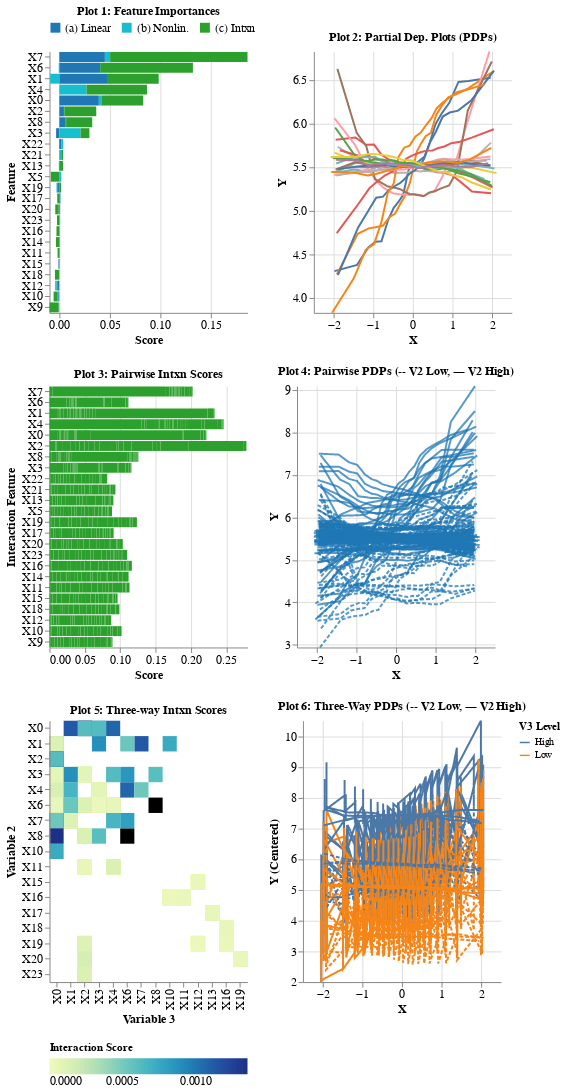

Here is the notebook cell this chart was saved with:
### Code cell
#Plot
simulation_dive['plot']

### Figure 1 — Vega-Lite specification as saved in the notebook (floating-point values rounded to 4 significant figures; data arrays with more than 128 entries replaced by an {"elided": "..."} marker saying what was removed)
{"config": {"view": {"continuousWidth": 300, "continuousHeight": 300, "stroke": null}, "axis": {"labelFontSize": 12, "titleFontSize": 12}, "title": {"fontSize": 12}}, "vconcat": [{"hconcat": [{"data": {"name": "data-a2563b9af7774f0f024efb2414667247"}, "mark": {"type": "bar", "size": 10}, "encoding": {"color": {"field": "Type", "legend": {"labelFontSize": 12, "orient": "top", "title": null, "titleFontSize": 12}, "scale": {"domain": ["(a) Linear", "(b) Nonlin.", "(c) Intxn"], "range": ["#1f77b4FF", "#17becfFF", "#2ca02cFF"]}, "type": "nominal"}, "opacity": {"condition": {"test": {"or": [{"param": "param_17"}, {"param": "param_18"}]}, "value": 1.0}, "value": 0.5}, "x": {"aggregate": "sum", "axis": {"title": "Score"}, "field": "Diff", "scale": {"domain": [-0.009694, 0.1862]}, "type": "quantitative"}, "y": {"field": "Feature", "sort": ["X7", "X6", "X1", "X4", "X0", "X2", "X8", "X3", "X22", "X21", "X13", "X5", "X19", "X17", "X20", "X23", "X16", "X14", "X11", "X15", "X18", "X12", "X10", "X9"], "type": "nominal"}}, "height": 264.0, "name": "view_9", "title": "Plot 1: Feature Importances", "width": 200}, {"data": {"name": "data-0317f7b3154d5ce2974bdd6dbb7ffcc3"}, "mark": {"type": "line"}, "encoding": {"color": {"condition": {"test": {"or": [{"param": "param_19"}, {"param": "param_20"}]}, "field": "Feature", "legend": null, "type": "nominal"}, "value": "lightgray"}, "x": {"field": "X", "type": "quantitative"}, "y": {"field": "Y", "scale": {"domain": [3.829, 6.825], "zero": false}, "type": "quantitative"}}, "height": 264.0, "name": "view_10", "title": "Plot 2: Partial Dep. Plots (PDPs)", "transform": [{"filter": {"or": [{"param": "param_17"}, {"param": "param_18"}]}}], "width": 200}], "resolve": {"scale": {"color": "independent"}}}, {"hconcat": [{"data": {"name": "data-b37040d9bfd5ea53f4f79ac5bfcab2cd"}, "mark": {"type": "bar", "size": 10}, "encoding": {"color": {"condition": {"test": {"or": [{"param": "param_21"}, {"param": "param_22"}]}, "field": "Feature", "legend": null, "scale": {"domain": ["X1", "X2", "X3", "X4", "X5", "X6", "X7", "X8", "X9", "X10", "X11", "X12", "X13", "X14", "X15", "X16", "X17", "X18", "X19", "X20", "X21", "X22", "X23", "X0"], "range": ["#2ca02cFF", "#2ca02cFF", "#2ca02cFF", "#2ca02cFF", "#2ca02cFF", "#2ca02cFF", "#2ca02cFF", "#2ca02cFF", "#2ca02cFF", "#2ca02cFF", "#2ca02cFF", "#2ca02cFF", "#2ca02cFF", "#2ca02cFF", "#2ca02cFF", "#2ca02cFF", "#2ca02cFF", "#2ca02cFF", "#2ca02cFF", "#2ca02cFF", "#2ca02cFF", "#2ca02cFF", "#2ca02cFF", "#2ca02cFF"]}, "type": "nominal"}, "value": "lightgray"}, "x": {"aggregate": "sum", "axis": {"title": "Score"}, "field": "Diff", "type": "quantitative"}, "y": {"field": "Feature 2", "sort": ["X7", "X6", "X1", "X4", "X0", "X2", "X8", "X3", "X22", "X21", "X13", "X5", "X19", "X17", "X20", "X23", "X16", "X14", "X11", "X15", "X18", "X12", "X10", "X9"], "title": "Interaction Feature", "type": "nominal"}}, "height": 264.0, "name": "view_11", "title": "Plot 3: Pairwise Intxn Scores", "transform": [{"filter": {"or": [{"param": "param_17"}, {"param": "param_18"}]}}], "width": 200}, {"data": {"name": "data-d0a50a45c3e6b5e342ed366c6b118e01"}, "mark": {"type": "line"}, "encoding": {"color": {"field": "Feature", "legend": null, "scale": {"domain": ["X0", "X1", "X2", "X3", "X4", "X6", "X7", "X8", "X9", "X10", "X11", "X12", "X13", "X14", "X15", "X16", "X17", "X18", "X19", "X20", "X21", "X22", "X23", "X5"], "range": ["#1f77b4BF", "#1f77b4BF", "#1f77b4BF", "#1f77b4BF", "#1f77b4BF", "#1f77b4BF", "#1f77b4BF", "#1f77b4BF", "#1f77b4BF", "#1f77b4BF", "#1f77b4BF", "#1f77b4BF", "#1f77b4BF", "#1f77b4BF", "#1f77b4BF", "#1f77b4BF", "#1f77b4BF", "#1f77b4BF", "#1f77b4BF", "#1f77b4BF", "#1f77b4BF", "#1f77b4BF", "#1f77b4BF", "#1f77b4BF"]}, "type": "nominal"}, "detail": {"field": "Feature 2", "type": "nominal"}, "strokeDash": {"field": "Feature 2 Level", "legend": null, "type": "nominal"}, "x": {"field": "X", "type": "quantitative"}, "y": {"field": "Y", "scale": {"domain": [2.94, 9.093]}, "title": "Y", "type": "quantitative"}}, "height": 264.0, "title": "Plot 4: Pairwise PDPs (-- V2 Low, — V2 High)", "transform": [{"filter": {"or": [{"param": "param_17"}, {"param": "param_18"}]}}, {"filter": {"or": [{"param": "param_21"}, {"param": "param_22"}]}}], "width": 200}], "resolve": {"scale": {"color": "independent"}}}, {"hconcat": [{"data": {"name": "data-8ec594aee9e4690bd19eb9af74c959b2"}, "mark": {"type": "rect"}, "encoding": {"color": {"aggregate": "sum", "field": "Score", "legend": {"labelFontSize": 12, "orient": "bottom", "title": "Interaction Score"}, "scale": {"domain": [0.0, 0.001352]}, "type": "quantitative"}, "detail": {"field": "Feature", "type": "nominal"}, "opacity": {"condition": {"test": {"or": [{"param": "param_23"}, {"param": "param_24"}]}, "value": 1.0}, "value": 0.5}, "tooltip": {"aggregate": "sum", "field": "Score", "type": "quantitative"}, "x": {"field": "Variable 3", "sort": ["X0", "X1", "X2", "X3", "X4", "X6", "X7", "X8", "X10", "X11", "X12", "X13", "X16", "X19"], "type": "nominal"}, "y": {"field": "Variable 2", "sort": ["X0", "X1", "X2", "X3", "X4", "X6", "X7", "X8", "X10", "X11", "X15", "X16", "X17", "X18", "X19", "X20", "X23"], "type": "nominal"}}, "height": 264.0, "name": "view_12", "title": "Plot 5: Three-way Intxn Scores", "transform": [{"filter": {"or": [{"param": "param_17"}, {"param": "param_18"}]}}], "width": 200}, {"data": {"name": "data-a25c5a52ce3f1d06fafc9003abf6b8cc"}, "mark": {"type": "line"}, "encoding": {"color": {"field": "V3 Level", "legend": {"orient": "right", "title": "V3 Level"}, "type": "nominal"}, "detail": {"field": "Feature", "type": "nominal"}, "strokeDash": {"field": "V2 Level", "legend": null, "type": "nominal"}, "x": {"field": "X", "type": "quantitative"}, "y": {"field": "Y", "scale": {"domain": [1.99, 10.51]}, "title": "Y (Centered)", "type": "quantitative"}}, "height": 264.0, "title": "Plot 6: Three-Way PDPs (-- V2 Low, — V2 High)", "transform": [{"filter": {"or": [{"param": "param_23"}, {"param": "param_24"}]}}, {"filter": {"or": [{"param": "param_17"}, {"param": "param_18"}]}}], "width": 200}], "resolve": {"scale": {"color": "independent"}}}], "params": [{"name": "param_17", "select": {"type": "point", "encodings": ["y"], "on": "mouseover"}, "views": ["view_9"]}, {"name": "param_18", "select": {"type": "point", "encodings": ["y"], "on": "click"}, "views": ["view_9"]}, {"name": "param_19", "select": {"type": "point", "encodings": ["color"], "on": "mouseover"}, "views": ["view_10"]}, {"name": "param_20", "select": {"type": "point", "encodings": ["color"], "on": "click"}, "views": ["view_10"]}, {"name": "param_21", "select": {"type": "point", "encodings": ["y"], "on": "mouseover"}, "views": ["view_11"]}, {"name": "param_22", "select": {"type": "point", "encodings": ["y"], "on": "click"}, "views": ["view_11"]}, {"name": "param_23", "select": {"type": "point", "encodings": ["x", "y"], "on": "mouseover"}, "views": ["view_12"]}, {"name": "param_24", "select": {"type": "point", "encodings": ["x", "y"], "on": "click"}, "views": ["view_12"]}], "resolve": {"scale": {"color": "independent"}}, "$schema": "https://vega.github.io/schema/vega-lite/v5.16.3.json", "datasets": {"data-a2563b9af7774f0f024efb2414667247": [{"Feature_Num": "0", "Type": "(a) Linear", "Diff": 0.03915, "Feature": "X0"}, {"Feature_Num": "0", "Type": "(b) Nonlin.", "Diff": 0.002434, "Feature": "X0"}, {"Feature_Num": "0", "Type": "(c) Intxn", "Diff": 0.0415, "Feature": "X0"}, {"Feature_Num": "1", "Type": "(a) Linear", "Diff": 0.04811, "Feature": "X1"}, {"Feature_Num": "1", "Type": "(b) Nonlin.", "Diff": -0.009038, "Feature": "X1"}, {"Feature_Num": "1", "Type": "(c) Intxn", "Diff": 0.05025, "Feature": "X1"}, {"Feature_Num": "2", "Type": "(a) Linear", "Diff": 0.0046, "Feature": "X2"}, {"Feature_Num": "2", "Type": "(b) Nonlin.", "Diff": 0.0003346, "Feature": "X2"}, {"Feature_Num": "2", "Type": "(c) Intxn", "Diff": 0.03163, "Feature": "X2"}, {"Feature_Num": "3", "Type": "(a) Linear", "Diff": -0.003169, "Feature": "X3"}, {"Feature_Num": "3", "Type": "(b) Nonlin.", "Diff": 0.02102, "Feature": "X3"}, {"Feature_Num": "3", "Type": "(c) Intxn", "Diff": 0.008774, "Feature": "X3"}, {"Feature_Num": "4", "Type": "(a) Linear", "Diff": -6.996e-05, "Feature": "X4"}, {"Feature_Num": "4", "Type": "(b) Nonlin.", "Diff": 0.02695, "Feature": "X4"}, {"Feature_Num": "4", "Type": "(c) Intxn", "Diff": 0.05981, "Feature": "X4"}, {"Feature_Num": "5", "Type": "(a) Linear", "Diff": 7.287e-05, "Feature": "X5"}, {"Feature_Num": "5", "Type": "(b) Nonlin.", "Diff": 0.001923, "Feature": "X5"}, {"Feature_Num": "5", "Type": "(c) Intxn", "Diff": -0.008324, "Feature": "X5"}, {"Feature_Num": "6", "Type": "(a) Linear", "Diff": 0.04049, "Feature": "X6"}, {"Feature_Num": "6", "Type": "(b) Nonlin.", "Diff": -0.0005371, "Feature": "X6"}, {"Feature_Num": "6", "Type": "(c) Intxn", "Diff": 0.09174, "Feature": "X6"}, {"Feature_Num": "7", "Type": "(a) Linear", "Diff": 0.04511, "Feature": "X7"}, {"Feature_Num": "7", "Type": "(b) Nonlin.", "Diff": 0.005215, "Feature": "X7"}, {"Feature_Num": "7", "Type": "(c) Intxn", "Diff": 0.1359, "Feature": "X7"}, {"Feature_Num": "8", "Type": "(a) Linear", "Diff": 0.006407, "Feature": "X8"}, {"Feature_Num": "8", "Type": "(b) Nonlin.", "Diff": 0.0003114, "Feature": "X8"}, {"Feature_Num": "8", "Type": "(c) Intxn", "Diff": 0.02585, "Feature": "X8"}, {"Feature_Num": "9", "Type": "(a) Linear", "Diff": -1.096e-06, "Feature": "X9"}, {"Feature_Num": "9", "Type": "(b) Nonlin.", "Diff": -0.0005931, "Feature": "X9"}, {"Feature_Num": "9", "Type": "(c) Intxn", "Diff": -0.0091, "Feature": "X9"}, {"Feature_Num": "10", "Type": "(a) Linear", "Diff": -0.00101, "Feature": "X10"}, {"Feature_Num": "10", "Type": "(b) Nonlin.", "Diff": -0.0005464, "Feature": "X10"}, {"Feature_Num": "10", "Type": "(c) Intxn", "Diff": -0.00409, "Feature": "X10"}, {"Feature_Num": "11", "Type": "(a) Linear", "Diff": 0.0004273, "Feature": "X11"}, {"Feature_Num": "11", "Type": "(b) Nonlin.", "Diff": -8.094e-05, "Feature": "X11"}, {"Feature_Num": "11", "Type": "(c) Intxn", "Diff": -0.001626, "Feature": "X11"}, {"Feature_Num": "12", "Type": "(a) Linear", "Diff": -0.002067, "Feature": "X12"}, {"Feature_Num": "12", "Type": "(b) Nonlin.", "Diff": -0.0009265, "Feature": "X12"}, {"Feature_Num": "12", "Type": "(c) Intxn", "Diff": -0.0009293, "Feature": "X12"}, {"Feature_Num": "13", "Type": "(a) Linear", "Diff": -0.0001336, "Feature": "X13"}, {"Feature_Num": "13", "Type": "(b) Nonlin.", "Diff": -0.0003212, "Feature": "X13"}, {"Feature_Num": "13", "Type": "(c) Intxn", "Diff": 0.00371, "Feature": "X13"}, {"Feature_Num": "14", "Type": "(a) Linear", "Diff": 0.0003882, "Feature": "X14"}, {"Feature_Num": "14", "Type": "(b) Nonlin.", "Diff": 6.035e-05, "Feature": "X14"}, {"Feature_Num": "14", "Type": "(c) Intxn", "Diff": -0.003333, "Feature": "X14"}, {"Feature_Num": "15", "Type": "(a) Linear", "Diff": -0.0008431, "Feature": "X15"}, {"Feature_Num": "15", "Type": "(b) Nonlin.", "Diff": 0.0003371, "Feature": "X15"}, {"Feature_Num": "15", "Type": "(c) Intxn", "Diff": 7.92e-05, "Feature": "X15"}, {"Feature_Num": "16", "Type": "(a) Linear", "Diff": 0.0002227, "Feature": "X16"}, {"Feature_Num": "16", "Type": "(b) Nonlin.", "Diff": 0.0002306, "Feature": "X16"}, {"Feature_Num": "16", "Type": "(c) Intxn", "Diff": -0.002798, "Feature": "X16"}, {"Feature_Num": "17", "Type": "(a) Linear", "Diff": 0.00102, "Feature": "X17"}, {"Feature_Num": "17", "Type": "(b) Nonlin.", "Diff": 0.0001849, "Feature": "X17"}, {"Feature_Num": "17", "Type": "(c) Intxn", "Diff": -0.002048, "Feature": "X17"}, {"Feature_Num": "18", "Type": "(a) Linear", "Diff": -8.546e-05, "Feature": "X18"}, {"Feature_Num": "18", "Type": "(b) Nonlin.", "Diff": 9.077e-05, "Feature": "X18"}, {"Feature_Num": "18", "Type": "(c) Intxn", "Diff": -0.004225, "Feature": "X18"}, {"Feature_Num": "19", "Type": "(a) Linear", "Diff": -0.002053, "Feature": "X19"}, {"Feature_Num": "19", "Type": "(b) Nonlin.", "Diff": -0.0007545, "Feature": "X19"}, {"Feature_Num": "19", "Type": "(c) Intxn", "Diff": 0.001744, "Feature": "X19"}, {"Feature_Num": "20", "Type": "(a) Linear", "Diff": 0.0008418, "Feature": "X20"}, {"Feature_Num": "20", "Type": "(b) Nonlin.", "Diff": -0.0005393, "Feature": "X20"}, {"Feature_Num": "20", "Type": "(c) Intxn", "Diff": -0.003458, "Feature": "X20"}, {"Feature_Num": "21", "Type": "(a) Linear", "Diff": 0.0005152, "Feature": "X21"}, {"Feature_Num": "21", "Type": "(b) Nonlin.", "Diff": 0.001376, "Feature": "X21"}, {"Feature_Num": "21", "Type": "(c) Intxn", "Diff": 0.001835, "Feature": "X21"}, {"Feature_Num": "22", "Type": "(a) Linear", "Diff": 0.002168, "Feature": "X22"}, {"Feature_Num": "22", "Type": "(b) Nonlin.", "Diff": 0.00173, "Feature": "X22"}, {"Feature_Num": "22", "Type": "(c) Intxn", "Diff": -0.0002207, "Feature": "X22"}, {"Feature_Num": "23", "Type": "(a) Linear", "Diff": 0.0001832, "Feature": "X23"}, {"Feature_Num": "23", "Type": "(b) Nonlin.", "Diff": 0.0005886, "Feature": "X23"}, {"Feature_Num": "23", "Type": "(c) Intxn", "Diff": -0.002276, "Feature": "X23"}], "data-0317f7b3154d5ce2974bdd6dbb7ffcc3": {"elided": "960 records"}, "data-b37040d9bfd5ea53f4f79ac5bfcab2cd": {"elided": "552 records"}, "data-d0a50a45c3e6b5e342ed366c6b118e01": {"elided": "4960 records"}, "data-8ec594aee9e4690bd19eb9af74c959b2": {"elided": "559 records"}, "data-a25c5a52ce3f1d06fafc9003abf6b8cc": {"elided": "4960 records"}}}
